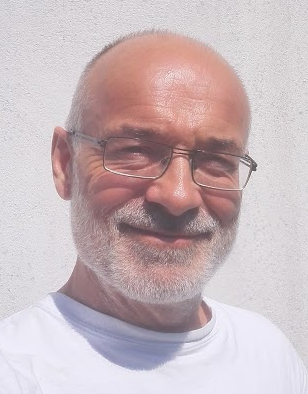
#> input picture chapters/11/01 class exercise/lam.png, 308 x 394 px
$ jupyter execute 01_exercise.ipynb
#> lines starting #> are read from the running program, lines starting #| are printed output that depends on the picture; after the words box and inside, x2 and y2 are one past the last pixel; in counts of white or black regions, pixels touching at a corner belong together
## Exercise

* Find the face rectangles and eye rectangles in the following picture, located at `images/lam.png`

[cell 1]
import cv2
import matplotlib.pyplot as plt
face_cascade = cv2.CascadeClassifier('haarcascade_frontalface_default.xml')
print(type(face_cascade))
img = cv2.imread("lam.png")
#> img is the input picture: shape (394, 308, 3); mean B, G, R 187.4, 183.5, 200.3
gray = cv2.cvtColor(img, cv2.COLOR_BGR2GRAY)
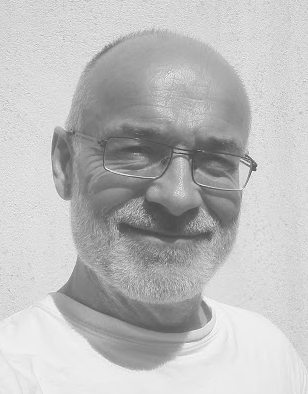
#> gray: shape (394, 308); min 60, max 254, mean 188.9

faces = face_cascade.detectMultiScale(gray)
#> faces = [[69, 72, 215, 215]]

faces

for (x,y,w,h) in faces:
    cv2.rectangle(img,(x,y),(x+w,y+h),(255,0,0),2)
    roi_gray = gray[y:y+h, x:x+w]
    roi_color = img[y:y+h, x:x+w]
#> this loop made 1 pass
#> pass 1, `roi_gray = gray[y:y+h, x:x+w]`:
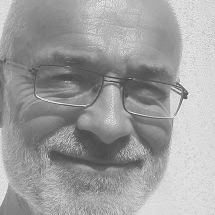
#> roi_gray: shape (215, 215); min 60, max 254, mean 159.3
#> pass 1, `roi_color = img[y:y+h, x:x+w]`:
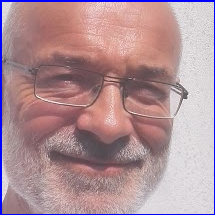
#> roi_color: shape (215, 215, 3); mean B, G, R 151.5, 144.9, 176
#> after the loop:
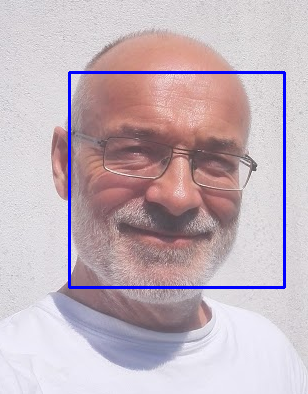
#> img: shape (394, 308, 3); 2.12% of pixels changed, all inside (x1, y1, x2, y2) = (68, 71, 286, 289)
figure = plt.figure(figsize = (100,20))
plt.imshow(img)
plt.imshow(cv2.cvtColor(img, cv2.COLOR_BGR2RGB))

eye_cascade = cv2.CascadeClassifier('haarcascade_eye.xml')

for (x,y,w,h) in faces:
    cv2.rectangle(img,(x,y),(x+w,y+h),(255,0,0),2)
    roi_gray = gray[y:y+h, x:x+w]
    roi_color = img[y:y+h, x:x+w]
    eyes = eye_cascade.detectMultiScale(roi_gray)
    for (ex,ey,ew,eh) in eyes:
        cv2.rectangle(roi_color,(ex,ey),(ex+ew,ey+eh),(0,255,0),2)

plt.imshow(cv2.cvtColor(img, cv2.COLOR_BGR2RGB))
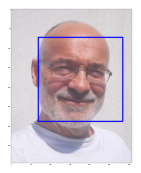
#> figure drawn by matplotlib, 1 panel; B, G, R data is drawn as R, G, B
